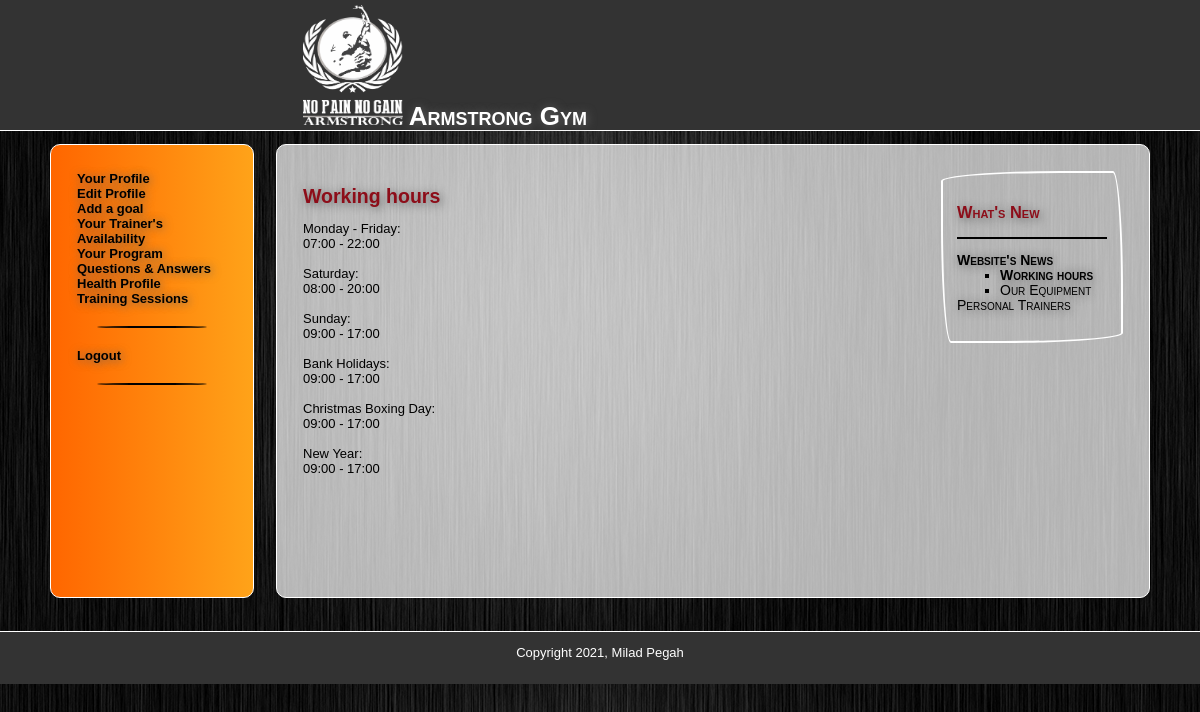
Page /user_content.php?subject=1 (signed in) on the committed database.
### tables this page shows
CREATE TABLE `subjects` (
  `id` int NOT NULL AUTO_INCREMENT,
  `menu_name` varchar(30) NOT NULL,
  `position` int NOT NULL,
  `visible` tinyint(1) NOT NULL,
  PRIMARY KEY (`id`),
  KEY `menu_name` (`menu_name`)
);

CREATE TABLE `pages` (
  `id` int NOT NULL AUTO_INCREMENT,
  `subject_id` int NOT NULL,
  `menu_name` varchar(30) NOT NULL,
  `position` int NOT NULL,
  `visible` tinyint(1) NOT NULL,
  `content` text,
  PRIMARY KEY (`id`),
  KEY `subject_id` (`subject_id`),
  CONSTRAINT `pages_ibfk_1` FOREIGN KEY (`subject_id`) REFERENCES `subjects` (`id`) ON DELETE CASCADE ON UPDATE CASCADE
);

### public/user_content.php (the view, shortened to what this page needs)
<?php require_once("../includes/db_connection.php"); ?>
<?php require_once("../includes/functions.php"); ?>
<?php
  $user_id = $_SESSION["id"];
  $user_set = find_user($user_id);
  $user = mysqli_fetch_assoc($user_set);
  $trainer_set = find_trainer_by_username($user["admin"]);
  $trainer = mysqli_fetch_assoc($trainer_set);
?>
<?php include("../includes/layouts/header.php"); ?>
<?php if ($user["freeze"] == 0) { ?>
      <h1 class="frozen">Sorry <?php echo ucfirst($user["username"]); ?>! Your account is frozen. Please talk to the receptionists.<br /><a class="frozen" href="logout.php">Logout</a></h1>
  <?php } else { ?>
      <div id="main">
          <div id="navigation">
              <h4><a href="user_content.php">Your Profile</a></h4>
              <h4><a href="edit_profile.php">Edit Profile <br /> Add a goal</a></h4>
              <?php if (!(empty($user["admin"]))) { ?>
                  <h4><a href="view_availability.php?id=<?php echo urlencode($trainer["id"]); ?>">Your Trainer's Availability</a></h4>
                  <h4><a href="programs.php">Your Program</a></h4>
                  <h4><a href="q_and_a.php">Questions & Answers</a></h4>
                  <h4><a href="health_profile.php">Health Profile</a></h4>
              <?php } ?>
              <h4><a href="sessions.php">Training Sessions</a></h4>
              <hr />
              <h4><a href="logout.php">Logout</a></h4>
              <hr />
          </div>
          <div id="page" class="animated fadeIn">
              <?php include("../includes/layouts/rightbox.php"); ?>
              <?php if ($current_page) { ?>
                  <h2><?php echo htmlentities($current_page["menu_name"]); ?></h2>
                  <?php echo nl2br(htmlentities($current_page["content"])); ?>
              <?php } ?>
          </div>
      </div>
  <?php } ?>
<?php include("../includes/layouts/footer.php"); ?>

### includes/functions.php (shortened to what this page needs)
<?php
function find_all_subjects($public = true) {
	global $connection;
	$query = "SELECT * ";
	$query .= "FROM subjects ";
	if ($public) {
		$query .= "WHERE visible = 1 ";
	}
	$query .= "ORDER BY position ASC";
	$subject_set = mysqli_query($connection, $query);
	return $subject_set;
}
function find_pages_for_subject($subject_id, $public = true) {
	global $connection;
	$safe_subject_id = mysqli_real_escape_string($connection, $subject_id);
	$query = "SELECT * ";
	$query .= "FROM pages ";
	$query .= "WHERE subject_id = {$safe_subject_id} ";
	if ($public) {
		$query .= "AND visible = 1 ";
	}
	$query .= "ORDER BY position ASC";
	$page_set = mysqli_query($connection, $query);
	return $page_set;
}
function find_default_page_for_subject($subject_id) {
	$page_set = find_pages_for_subject($subject_id);
	if ($first_page = mysqli_fetch_assoc($page_set)) {
		return $first_page;
	} else {
		return null;
	}
}
function find_subject_by_id($subject_id, $public = true) {
	global $connection;
	$safe_subject_id = mysqli_real_escape_string($connection, $subject_id);
	$query = "SELECT * ";
	$query .= "FROM subjects ";
	$query .= "WHERE id = {$safe_subject_id} ";
	if ($public) {
		$query .= "AND visible = 1 ";
	}
	$query .= "LIMIT 1";
	$subject_set = mysqli_query($connection, $query);
	if ($subject = mysqli_fetch_assoc($subject_set)) {
		return $subject;
	} else {
		return null;
	}
}
function find_selected_page($public = false) {
	if (isset($_GET["subject"])) {
		$current_subject = find_subject_by_id($_GET["subject"], $public);
		if ($current_subject && $public) {
			$current_page = find_default_page_for_subject($current_subject["id"]);
		} else {
			$current_page = null;
		}
	} elseif (isset($_GET["page"])) {
		$current_subject = null;
		$current_page = find_page_by_id($_GET["page"], $public);
	} else {
		$current_subject = null;
		$current_page = null;
	}
}
function find_user($id) {
	global $connection;
	$query = "SELECT * ";
	$query .= "FROM users ";
	$query .= "WHERE id = {$id}";
	$user_set = mysqli_query($connection, $query);
	return $user_set;
}
function find_trainer_by_username($username) {
	global $connection;
	$query = "SELECT * ";
	$query .= "FROM admins ";
	$query .= "WHERE username = '{$username}'";
	$admin_set = mysqli_query($connection, $query);
	return $admin_set;
}
function member_navigation($subject_array, $page_array) {
	$output = "<ul class=\"subjects\">";
	$subject_set = find_all_subjects();
	while ($subject = mysqli_fetch_assoc($subject_set)) {
		$output .= "<li";
		if ($subject_array && $subject["id"] == $subject_array["id"]) {
			$output .= " class=\"selected\"";
		}
		$output .= ">";
		$output .= "<a href=\"user_content.php?subject=";
		$output .= urlencode($subject["id"]);
		$output .= "\">";
		$output .= htmlentities($subject["menu_name"]);
		$output .= "</a>";
		if ($subject_array["id"] == $subject["id"] ||
			$page_array["subject_id"] == $subject["id"]) {
			$page_set = find_pages_for_subject($subject["id"]);
		$output .= "<ul class=\"pages\">";
		while ($page = mysqli_fetch_assoc($page_set)) {
			$output .= "<li";
			if ($page_array && $page["id"] == $page_array["id"]) {
				$output .= " class=\"selected\"";
			}
			$output .= ">";
			$output .= "<a href=\"user_content.php?page=";
			$output .= urlencode($page["id"]);
			$output .= "\">";
			$output .= htmlentities($page["menu_name"]);
			$output .= "</a></li>";
		}
		$output .= "</ul>";
	}
	    $output .= "</li>";
	}
	$output .= "</ul>";
	return $output;
}

### public/stylesheets/public.css (style rules this page uses)
* { margin: 0; padding: 0; }
body { font-family: "Century Gothic", Tahoma, Helvetica, Arial, sans-serif; background-image: url(../images/gym.jpg); width: 100%; height: 100%; font-size: 13px; line-height: 15px; margin: 0 auto; min-width: 900px; }
a { color: #8D0D19; text-shadow: 1px 1px 10px #666; }
#main { min-height: 500px; width: 1100px; margin: auto; }
#navigation { min-height: 400px; float: left; margin: 1em 0; padding: 2em; width: 150px; font-family: "Century Gothic", Tahoma, Helvetica, Arial, sans-serif; color: #000000; border: 1px solid white; -webkit-border-radius: 10px; -moz-border-radius: 10px; -o-border-radius: 10px; border-radius: 10px; background: -webkit-linear-gradient(270deg, #FFA319, #FF6600); background: -moz-linear-gradient(270deg, #FFA319, #FF6600); background: -o-linear-gradient(270deg, #FFA319, #FF6600); background: -ms-linear-gradient(270deg, #FFA319, #FF6600); background: linear-gradient(270deg, #FFA319, #FF6600); }
#navigation a { font-family: Helvetica, Arial, sans-serif; color: black; text-decoration: none; }
#right_box a { font-family: "Century Gothic", Tahoma, Helvetica, Arial, sans-serif; text-decoration: none; color: black; }
ul.subjects { margin: 1em 0; padding-left: 0; list-style: none; }
ul.pages { padding-left: 2em; font-weight: normal; list-style: square; }
.selected { font-weight: bold; }
#page { margin: 1em 0; float: right; min-height: 400px; width: 820px; background-color: rgba(255,255,255, 0.7); padding: 2em; border: 1px solid white; -webkit-border-radius: 10px; -moz-border-radius: 10px; -o-border-radius: 10px; border-radius: 10px; }
#page h2 { color: #8D0D19; line-height: 50px; text-shadow: 2px 2px 10px #666; }
hr { margin: 20px; border: 1px black solid; -webkit-border-radius: 50%; -moz-border-radius: 50%; -o-border-radius: 50%; -ms-border-radius: 50%; border-radius: 50%; }
ul { margin-left: 15px; }

### rows in the picture
subjects: value "Website's News"
pages: value "Working hours", menu_name "Working hours", content "Monday - Friday: 07:00 - 22:00 Saturday: 08:00 - 20:00 Sunday: 09:00 - 17:00 Bank Holidays: 09:00 - 17:00 Christmas Boxing Day: 09:00 - 17:00 New Year: 09:00 - 17:00"
pages: value "Our Equipment"
subjects: value "Personal Trainers"
